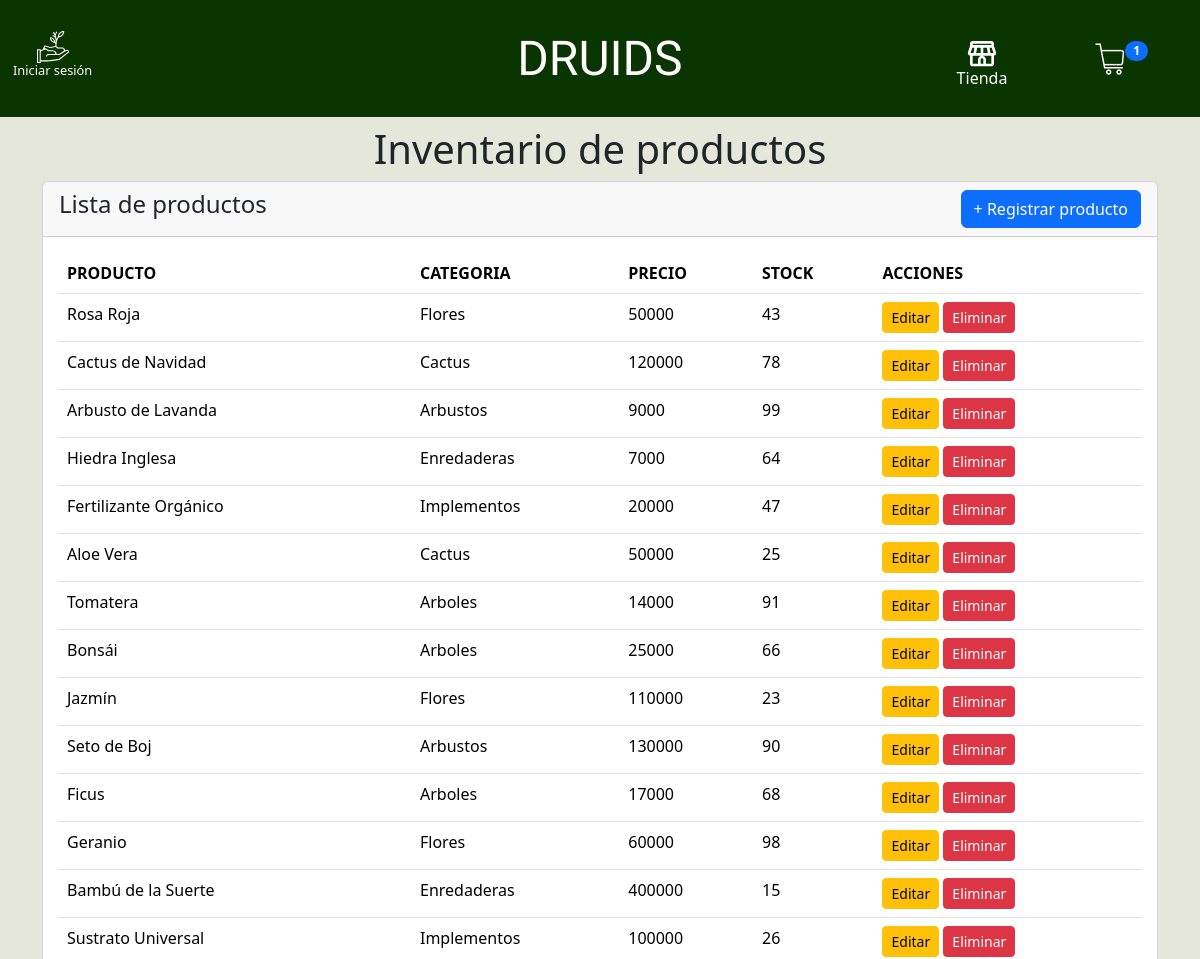
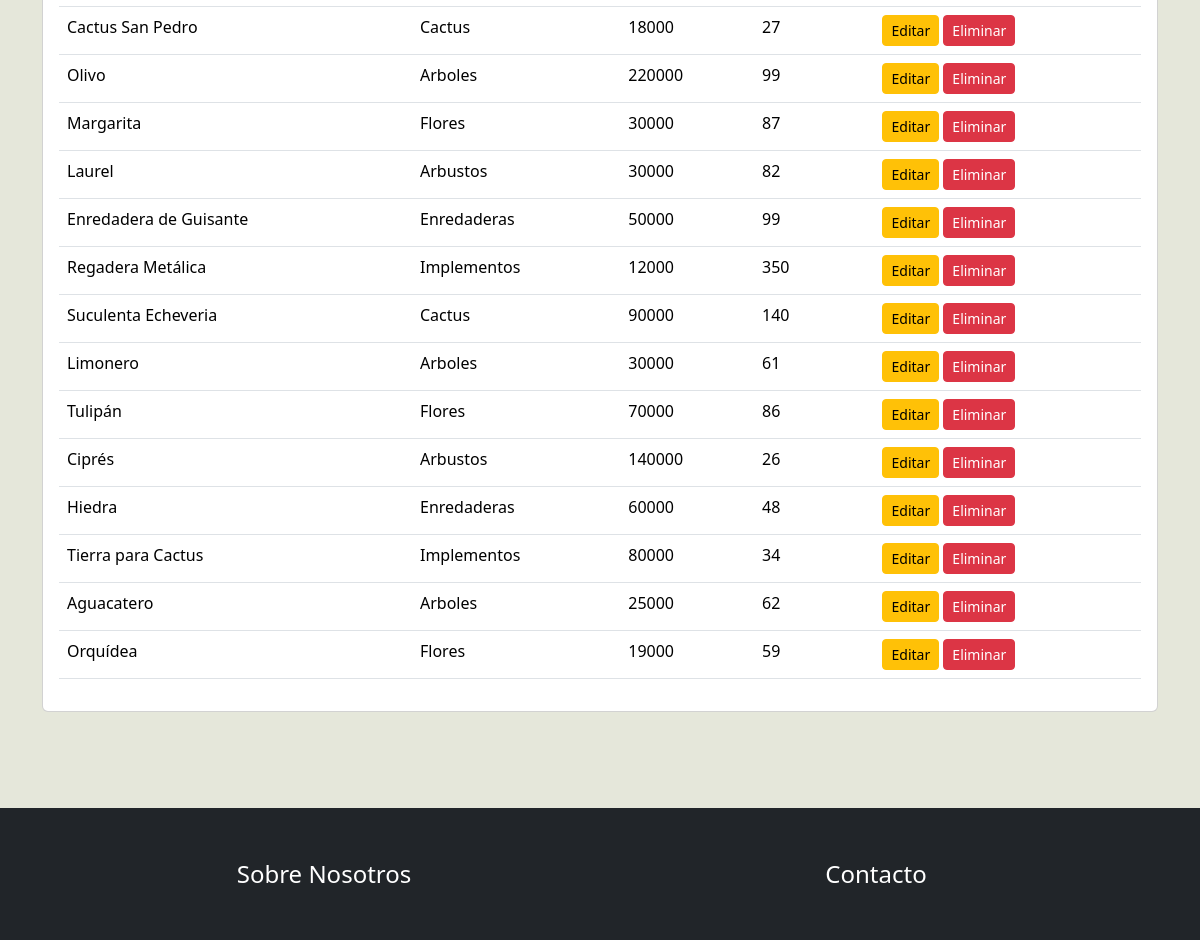
The app's page /inventario/ with its own data (2 pictures, top to bottom).
### Druids/models.py (models this page shows, shortened)
class Producto(models.Model):
    nombre = models.CharField(max_length=100, verbose_name="Nombre del producto")
    precio = models.PositiveIntegerField(validators=[MinValueValidator(0)], verbose_name="Precio")
    categoria = models.CharField(max_length=50, choices=Categorias, verbose_name="Categoría")
    stock = models.PositiveIntegerField(validators=[MinValueValidator(0)], verbose_name="Stock")
    descripcion = models.TextField(verbose_name="Descripción del producto")
    cuidados = models.TextField(verbose_name="Descripción de cuidados",blank=True, null=True)
    imagen_principal = models.ImageField(upload_to='productos/', verbose_name="Imagen Principal")
    imagen_2 = models.ImageField(upload_to='productos/', blank=True, null=True, verbose_name="Imagen del producto 2")
    imagen_3 = models.ImageField(upload_to='productos/', blank=True, null=True, verbose_name="Imagen del producto 3")
    imagen_4 = models.ImageField(upload_to='productos/', blank=True, null=True, verbose_name="Imagen del producto 4")

### Druids/views.py (the view)
# urls.py: path('inventario/', inventario, name='inventario'),
def inventario(request):
    Productos = Producto.objects.all()
    form_registrar = RegistroProductoForm()
    if request.method == "POST":
        form_registrar = RegistroProductoForm(data=request.POST, files=request.FILES)
        if form_registrar.is_valid():
            form_registrar.save()
            return redirect(to='inventario')
    context = {
        'Productos': Productos,
        'formularioRegistrarProducto': form_registrar,
    }
    return render(request, 'Druids/inventario.html', context)

### Druids/context_processors.py (called while the page is built)
def carrito_items_contador(request):
    contador = CarritoItem.objects.count()
    return {'carrito_items_contador': contador}

### Druids/templates/Druids/inventario.html (shortened to what this page needs)
{% extends 'Druids/base.html' %}
{% load static %}
{% load crispy_forms_tags %}
{% block contenido %}
<link rel="stylesheet" href="{% static 'Druids/css/inventario.css' %}">
    <main>
        <section>
            <div class="container">
                <h1 class="text-center my-2">Inventario de productos</h1>
                <div class="row">
                    <div class="col-md-12">
                        <div class="card">
                            <div class="card-header">
                                <div class="row">
                                    <div class="col-md-6">
                                        <h4>Lista de productos</h4>
                                    </div>
                                    <div class="col-md-6 d-flex justify-content-end">
                                        <button type="button" class="btn btn-primary" data-bs-toggle="modal"
                                            data-bs-target="#modalRegistrarProducto">
                                            + Registrar producto
                                        </button>
                                    </div>
                                </div>
                            </div>
                            <div class="card-body">
                                <table class="table table-hover">
                                    <thead>
                                        <tr>
                                            <th>PRODUCTO</th>
                                            <th>CATEGORIA</th>
                                            <th>PRECIO</th>
                                            <th>STOCK</th>
                                            <th>ACCIONES</th>
                                        </tr>
                                    </thead>
                                    <tbody>
                                        {% for producto in Productos %}
                                        <tr>
                                            <td>{{ producto.nombre }}</td>
                                            <td>{{ producto.categoria }}</td>
                                            <td>{{ producto.precio }}</td>
                                            <td>{{ producto.stock }}</td>
                                            <td>
                                                <a href="{% url 'editarProducto' producto.id %}" class="btn btn-warning btn-sm">Editar</a>
                                                <button type="button" class="btn btn-danger btn-sm" data-bs-toggle="modal" data-bs-target="#modalEliminarProducto" data-id="{{ producto.id }}" data-nombre="{{ producto.nombre}}">Eliminar</button>                                            </td>
                                        </tr>
                                        {% endfor %}
                                    </tbody>
                                </table>
                            </div>
                        </div>
                    </div>
                </div>
            </div>
        </section>
    </main>
{% endblock %}

### Druids/static/Druids/css/base.css (style rules this page uses)
body { background-color: #e5e7da; }

### records on screen
Producto: nombre "Rosa Roja", categoria "Flores", precio "50000", stock "43"
Producto: nombre "Cactus de Navidad", categoria "Cactus", precio "120000", stock "78"
Producto: nombre "Arbusto de Lavanda", categoria "Arbustos", precio "9000", stock "99"
Producto: nombre "Hiedra Inglesa", categoria "Enredaderas", precio "7000", stock "64"
Producto: nombre "Fertilizante Orgánico", categoria "Implementos", precio "20000", stock "47"
Producto: nombre "Aloe Vera", categoria "Cactus", precio "50000", stock "25"
Producto: nombre "Tomatera", categoria "Arboles", precio "14000", stock "91"
Producto: nombre "Bonsái", categoria "Arboles", precio "25000", stock "66"
Producto: nombre "Jazmín", categoria "Flores", precio "110000", stock "23"
Producto: nombre "Seto de Boj", categoria "Arbustos", precio "130000", stock "90"
Producto: nombre "Ficus", categoria "Arboles", precio "17000", stock "68"
Producto: nombre "Geranio", categoria "Flores", precio "60000", stock "98"
Producto: nombre "Bambú de la Suerte", categoria "Enredaderas", precio "400000", stock "15"
Producto: nombre "Sustrato Universal", categoria "Implementos", precio "100000", stock "26"
Producto: nombre "Cactus San Pedro", categoria "Cactus", precio "18000", stock "27"
Producto: nombre "Olivo", categoria "Arboles", precio "220000", stock "99"
Producto: nombre "Margarita", categoria "Flores", precio "30000", stock "87"
Producto: nombre "Laurel", categoria "Arbustos", precio "30000", stock "82"
Producto: nombre "Enredadera de Guisante", categoria "Enredaderas", precio "50000", stock "99"
Producto: nombre "Regadera Metálica", categoria "Implementos", precio "12000", stock "350"
Producto: nombre "Suculenta Echeveria", categoria "Cactus", precio "90000", stock "140"
Producto: nombre "Limonero", categoria "Arboles", precio "30000", stock "61"
Producto: nombre "Tulipán", categoria "Flores", precio "70000", stock "86"
Producto: nombre "Ciprés", categoria "Arbustos", precio "140000", stock "26"
Producto: nombre "Hiedra", categoria "Enredaderas", precio "60000", stock "48"
Producto: nombre "Tierra para Cactus", categoria "Implementos", precio "80000", stock "34"
Producto: nombre "Aguacatero", categoria "Arboles", precio "25000", stock "62"
Producto: nombre "Orquídea", categoria "Flores", precio "19000", stock "59"

### other values on screen
{{ carrito_items_contador }} "1"
